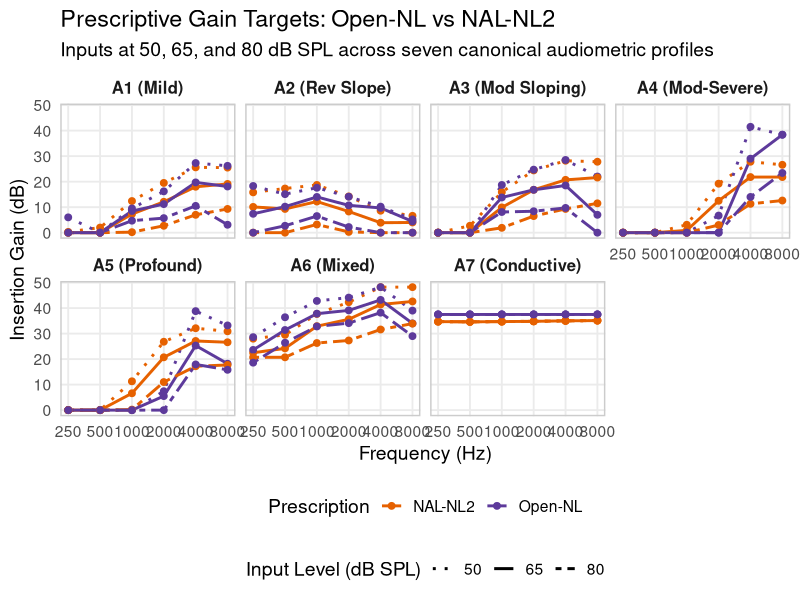

Recreate this plot in R.
library(ggplot2)
library(dplyr)
library(tidyr)

# Hardcoded data from the final validation table
data_raw <- list(
  A1 = list(
    `50` = list(`NAL-NL2`=c(0.3, 2.0, 12.4, 19.5, 25.6, 25.5), `Open-NL`=c(6.0, 0.0, 9.5, 16.2, 27.3, 26.2)),
    `65` = list(`NAL-NL2`=c(0.0, 0.0, 7.3, 12.1, 18.0, 19.1), `Open-NL`=c(0.0, 0.0, 8.5, 11.2, 19.7, 18.1)),
    `80` = list(`NAL-NL2`=c(0.0, 0.0, 0.2, 2.7, 7.0, 9.3), `Open-NL`=c(0.0, 0.0, 4.7, 5.7, 10.5, 3.1))
  ),
  A2 = list(
    `50` = list(`NAL-NL2`=c(15.8, 17.3, 18.7, 14.2, 8.6, 6.6), `Open-NL`=c(18.3, 15.1, 17.6, 14.1, 10.2, 5.2)),
    `65` = list(`NAL-NL2`=c(10.1, 9.3, 12.2, 8.3, 3.9, 4.0), `Open-NL`=c(7.4, 10.2, 14.0, 10.7, 9.7, 4.4)),
    `80` = list(`NAL-NL2`=c(0.0, 0.0, 3.2, 0.3, 0.0, 0.0), `Open-NL`=c(0.0, 2.7, 6.5, 2.2, 0.0, 0.0))
  ),
  A3 = list(
    `50` = list(`NAL-NL2`=c(0.0, 2.7, 15.9, 24.4, 28.2, 27.8), `Open-NL`=c(0.0, 0.0, 18.7, 24.7, 28.5, 22.0)),
    `65` = list(`NAL-NL2`=c(0.0, 0.0, 9.9, 16.8, 20.7, 21.6), `Open-NL`=c(0.0, 0.0, 13.8, 16.8, 18.5, 7.0)),
    `80` = list(`NAL-NL2`=c(0.0, 0.0, 1.9, 6.5, 9.3, 11.5), `Open-NL`=c(0.0, 0.0, 8.1, 8.4, 9.7, 0.0))
  ),
  A4 = list(
    `50` = list(`NAL-NL2`=c(0.0, 0.0, 3.1, 19.2, 27.8, 26.6), `Open-NL`=c(0.0, 0.0, 0.0, 6.7, 41.5, 38.4)),
    `65` = list(`NAL-NL2`=c(0.0, 0.0, 0.9, 12.5, 21.8, 21.8), `Open-NL`=c(0.0, 0.0, 0.0, 0.0, 29.0, 38.4)),
    `80` = list(`NAL-NL2`=c(0.0, 0.0, 0.0, 3.0, 11.3, 12.6), `Open-NL`=c(0.0, 0.0, 0.0, 0.0, 14.0, 23.4))
  ),
  A5 = list(
    `50` = list(`NAL-NL2`=c(0.0, 0.0, 11.3, 26.8, 32.1, 30.9), `Open-NL`=c(0.0, 0.0, 0.0, 7.4, 38.8, 33.2)),
    `65` = list(`NAL-NL2`=c(0.0, 0.0, 6.6, 20.7, 27.1, 26.6), `Open-NL`=c(0.0, 0.0, 0.0, 5.5, 25.3, 18.2)),
    `80` = list(`NAL-NL2`=c(0.0, 0.0, 0.2, 11.0, 17.2, 17.7), `Open-NL`=c(0.0, 0.0, 0.0, 0.0, 17.9, 15.8))
  ),
  A6 = list(
    `50` = list(`NAL-NL2`=c(28.0, 29.5, 37.7, 42.3, 48.2, 48.2), `Open-NL`=c(28.6, 36.4, 42.8, 44.1, 48.2, 39.0)),
    `65` = list(`NAL-NL2`=c(22.5, 24.2, 32.9, 35.6, 41.4, 42.6), `Open-NL`=c(23.6, 31.4, 37.8, 39.1, 43.2, 34.0)),
    `80` = list(`NAL-NL2`=c(20.7, 20.7, 26.3, 27.3, 31.6, 33.9), `Open-NL`=c(18.6, 26.4, 32.8, 34.1, 38.2, 29.0))
  ),
  A7 = list(
    `50` = list(`NAL-NL2`=c(34.7, 34.6, 34.7, 34.8, 35.0, 35.1), `Open-NL`=c(37.5, 37.5, 37.5, 37.5, 37.5, 37.5)),
    `65` = list(`NAL-NL2`=c(34.7, 34.6, 34.7, 34.8, 35.0, 35.1), `Open-NL`=c(37.5, 37.5, 37.5, 37.5, 37.5, 37.5)),
    `80` = list(`NAL-NL2`=c(34.7, 34.6, 34.7, 34.8, 35.0, 35.1), `Open-NL`=c(37.5, 37.5, 37.5, 37.5, 37.5, 37.5))
  )
)

freqs <- c(250, 500, 1000, 2000, 4000, 8000)
df_list <- list()

for (p in names(data_raw)) {
  for (lvl in names(data_raw[[p]])) {
    for (method in names(data_raw[[p]][[lvl]])) {
      gains <- data_raw[[p]][[lvl]][[method]]
      df_list[[length(df_list) + 1]] <- data.frame(
        Profile = p,
        Level = factor(lvl, levels=c("50", "65", "80")),
        Method = method,
        Frequency = freqs,
        Gain = gains
      )
    }
  }
}

df <- do.call(rbind, df_list)

# Prettify profile names
profile_names <- c("A1" = "A1 (Mild)", "A2" = "A2 (Rev Slope)", "A3" = "A3 (Mod Sloping)", 
                   "A4" = "A4 (Mod-Severe)", "A5" = "A5 (Profound)", "A6" = "A6 (Mixed)", "A7" = "A7 (Conductive)")
df$Profile <- factor(profile_names[as.character(df$Profile)], levels = profile_names)

# Custom colors and line types for clarity
colors <- c("NAL-NL2" = "#E66100", "Open-NL" = "#5D3A9B")

p <- ggplot(df, aes(x = Frequency, y = Gain, color = Method, linetype = Level, group = interaction(Method, Level))) +
  geom_line(size = 1.0) +
  geom_point(size = 2.0) +
  scale_x_log10(breaks = freqs, labels = freqs) +
  scale_color_manual(values = colors) +
  scale_linetype_manual(values = c("50" = "dotted", "65" = "solid", "80" = "twodash")) +
  facet_wrap(~ Profile, ncol = 4) +
  theme_minimal(base_size = 14) +
  labs(
    title = "Prescriptive Gain Targets: Open-NL vs NAL-NL2",
    subtitle = "Inputs at 50, 65, and 80 dB SPL across seven canonical audiometric profiles",
    x = "Frequency (Hz)",
    y = "Insertion Gain (dB)",
    color = "Prescription",
    linetype = "Input Level (dB SPL)"
  ) +
  theme(
    legend.position = "bottom",
    legend.box = "vertical",
    strip.text = element_text(face = "bold", size = 12),
    panel.grid.minor = element_blank(),
    panel.border = element_rect(color = "grey80", fill = NA, size = 1)
  )

dir.create("/home/mark/Development/SII-github/manuscript_figures", showWarnings = FALSE)
ggsave("/home/mark/Development/SII-github/manuscript_figures/OpenNL_vs_NALNL2_Gain_Final.png", plot = p, width = 12, height = 10, dpi = 300)
